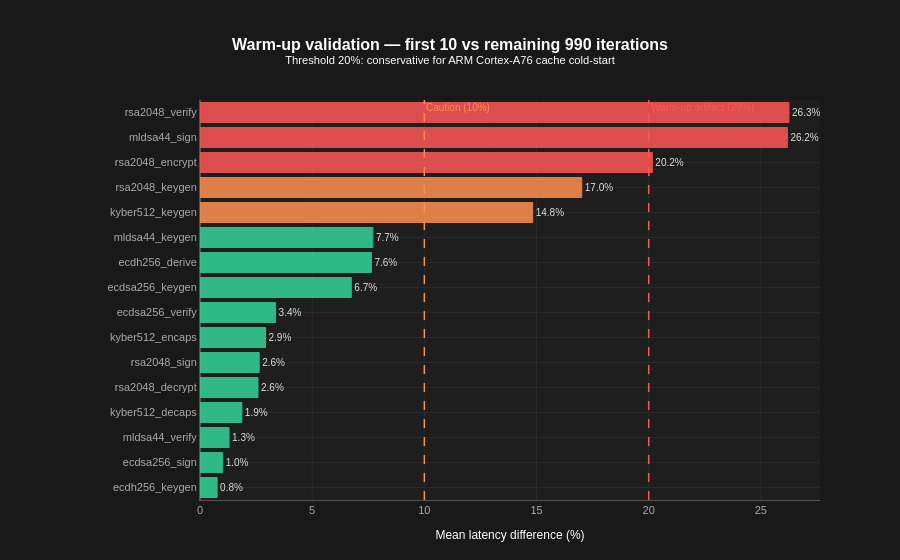

Notebook code for this chart:
### Code cell
def plot_warmup(df_collection: dict) -> go.Figure:

    rows = []
    for name, df in sorted(df_collection.items()):
        first_10 = float(df.head(10)['time_ms'].mean())
        rest_990 = float(df.tail(990)['time_ms'].mean())
        diff_pct = abs(first_10 - rest_990) / rest_990 * 100
        rows.append({
            'operation': name,
            'first_10' : first_10,
            'rest_990' : rest_990,
            'diff_pct' : diff_pct,
        })

    df_wu = pd.DataFrame(rows).sort_values('diff_pct')

    def wu_color(pct):
        if pct > 20:  return '#ff5757'   # red — warm-up artifact
        elif pct > 10: return '#ff914d'  # orange — caution
        else:          return '#34d399'  # green — ok

    colors = [wu_color(p) for p in df_wu['diff_pct']]

    fig = go.Figure(go.Bar(
        x            = df_wu['diff_pct'],
        y            = df_wu['operation'],
        orientation  = 'h',
        marker_color = colors,
        marker_line_color = colors,
        marker_line_width = 1,
        opacity      = 0.85,
        text         = [f'{p:.1f}%' for p in df_wu['diff_pct']],
        textposition = 'outside',
        textfont     = dict(size=10, color=T['text']),
        hovertemplate=(
            '<b>%{y}</b><br>'
            'Difference: %{x:.2f}%<extra></extra>'
        ),
    ))

    # Threshold reference lines
    fig.add_vline(
        x=10,
        line=dict(color='#ff914d', width=1.5, dash='dash'),
        annotation_text='Caution (10%)',
        annotation_font_color='#ff914d',
        annotation_font_size=10,
        annotation_position='top right',
    )
    fig.add_vline(
        x=20,
        line=dict(color='#ff5757', width=1.5, dash='dash'),
        annotation_text='Warm-up artifact (20%)',
        annotation_font_color='#ff5757',
        annotation_font_size=10,
        annotation_position='top right',
    )

    fig.update_layout(
        title=dict(
            text=(
                '<b>Warm-up validation — first 10 vs remaining 990 iterations</b><br>'
                '<sup>Threshold 20%: conservative for ARM Cortex-A76 cache cold-start</sup>'
            ),
            x=0.5,
        ),
        xaxis=dict(title='Mean latency difference (%)', showgrid=True),
        yaxis=dict(title=''),
        height=560,
        width=900,
        margin=dict(t=100, b=60, l=200, r=80),
        showlegend=False,
    )

    apply_theme(fig)
    return fig


fig_warmup = plot_warmup(df_collection)
fig_warmup.show()
save_fig(fig_warmup, 'eda_warmup')

### Figure 1 — Plotly figure (JSON) as saved in the notebook; plotly's stock layout.template omitted (floating-point values rounded to 4 significant figures)
{"data": [{"hovertemplate": "<b>%{y}</b><br>Difference: %{x:.2f}%<extra></extra>", "marker": {"color": ["#34d399", "#34d399", "#34d399", "#34d399", "#34d399", "#34d399", "#34d399", "#34d399", "#34d399", "#34d399", "#34d399", "#ff914d", "#ff914d", "#ff5757", "#ff5757", "#ff5757"], "line": {"color": ["#34d399", "#34d399", "#34d399", "#34d399", "#34d399", "#34d399", "#34d399", "#34d399", "#34d399", "#34d399", "#34d399", "#ff914d", "#ff914d", "#ff5757", "#ff5757", "#ff5757"], "width": 1}}, "opacity": 0.85, "orientation": "h", "text": ["0.8%", "1.0%", "1.3%", "1.9%", "2.6%", "2.6%", "2.9%", "3.4%", "6.7%", "7.6%", "7.7%", "14.8%", "17.0%", "20.2%", "26.2%", "26.3%"], "textfont": {"color": "#ffffff", "size": 10}, "textposition": "outside", "type": "bar", "x": [0.7626, 1.011, 1.295, 1.866, 2.585, 2.637, 2.92, 3.369, 6.746, 7.641, 7.705, 14.83, 17.02, 20.16, 26.18, 26.25], "y": ["ecdh256_keygen", "ecdsa256_sign", "mldsa44_verify", "kyber512_decaps", "rsa2048_decrypt", "rsa2048_sign", "kyber512_encaps", "ecdsa256_verify", "ecdsa256_keygen", "ecdh256_derive", "mldsa44_keygen", "kyber512_keygen", "rsa2048_keygen", "rsa2048_encrypt", "mldsa44_sign", "rsa2048_verify"]}], "layout": {"annotations": [{"font": {"color": "#ff914d", "size": 10}, "showarrow": false, "text": "Caution (10%)", "x": 10, "xanchor": "left", "xref": "x", "y": 1, "yanchor": "top", "yref": "y domain"}, {"font": {"color": "#ff5757", "size": 10}, "showarrow": false, "text": "Warm-up artifact (20%)", "x": 20, "xanchor": "left", "xref": "x", "y": 1, "yanchor": "top", "yref": "y domain"}], "font": {"color": "#ffffff", "family": "Arial", "size": 12}, "height": 560, "hoverlabel": {"bgcolor": "rgba(30,30,30,0.92)", "bordercolor": "#555555", "font": {"color": "#ffffff", "size": 11}}, "legend": {"bgcolor": "rgba(30,30,30,0.92)", "bordercolor": "#555555", "borderwidth": 1, "font": {"color": "#ffffff", "size": 11}}, "margin": {"b": 60, "l": 200, "r": 80, "t": 100}, "paper_bgcolor": "#191919", "plot_bgcolor": "#1e1e1e", "shapes": [{"line": {"color": "#ff914d", "dash": "dash", "width": 1.5}, "type": "line", "x0": 10, "x1": 10, "xref": "x", "y0": 0, "y1": 1, "yref": "y domain"}, {"line": {"color": "#ff5757", "dash": "dash", "width": 1.5}, "type": "line", "x0": 20, "x1": 20, "xref": "x", "y0": 0, "y1": 1, "yref": "y domain"}], "showlegend": false, "title": {"font": {"color": "#ffffff", "family": "Arial", "size": 16}, "text": "<b>Warm-up validation — first 10 vs remaining 990 iterations</b><br><sup>Threshold 20%: conservative for ARM Cortex-A76 cache cold-start</sup>", "x": 0.5}, "width": 900, "xaxis": {"gridcolor": "#2a2a2a", "linecolor": "#555555", "showgrid": true, "tickfont": {"color": "#aaaaaa", "size": 11}, "title": {"font": {"color": "#ffffff", "size": 12}, "text": "Mean latency difference (%)"}, "zerolinecolor": "#555555"}, "yaxis": {"gridcolor": "#2a2a2a", "linecolor": "#555555", "tickfont": {"color": "#aaaaaa", "size": 11}, "title": {"font": {"color": "#ffffff", "size": 12}, "text": ""}, "zerolinecolor": "#555555"}}}
